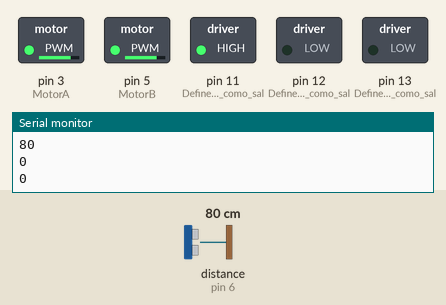
The sketch below on a simulated Arduino Uno, built with avr-gcc and run on an emulated ATmega328P. Shown: switched loads named in the sketch (green lamp = pin HIGH), the last lines printed to the serial monitor. Wiring (inferred from the names in the program): ultrasonic range finder: trigger pin 7; echo pin 6. The test bench sets the inputs (shaded band); at power-on: distance to the obstacle (sensor on pin 6) 80 cm. The echo pulse lasts 58.3 µs per cm; pins used as bus, display or sensor lines are not drawn.

Above: at 1.2 s.
1.3 s: distance to the obstacle (sensor on pin 6) set to 55 cm
2.8 s: distance to the obstacle (sensor on pin 6) set to 46 cm
At 4.1 s:
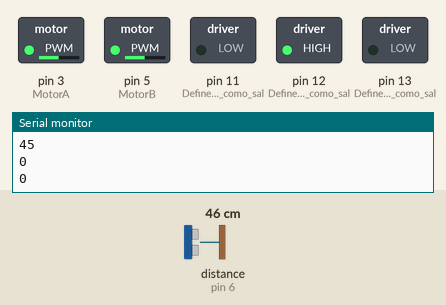
4.4 s: distance to the obstacle (sensor on pin 6) set to 2 cm
At 5.7 s:
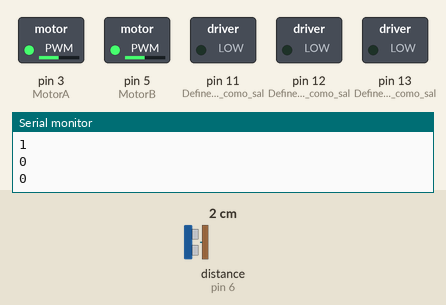
6.0 s: distance to the obstacle (sensor on pin 6) set to 4 cm
At 7.1 s:
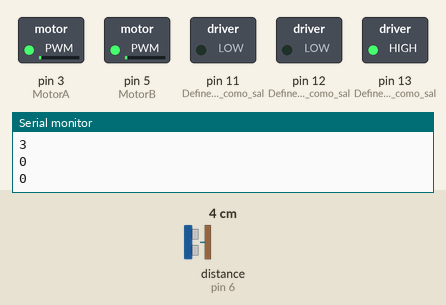
7.6 s: distance to the obstacle (sensor on pin 6) set to 120 cm
At 9.0 s:
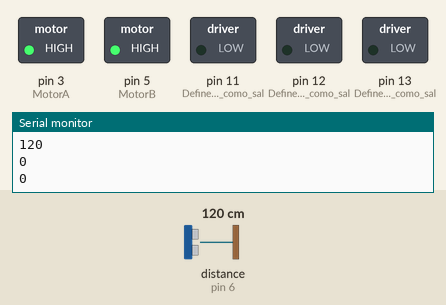
9.3 s: distance to the obstacle (sensor on pin 6) set to 9 cm
At 10.2 s:
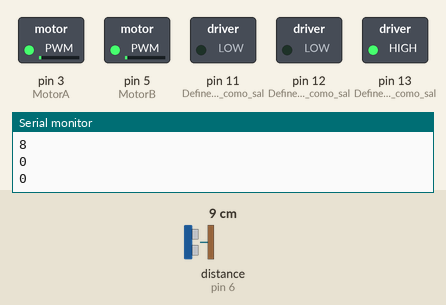
Timing chart, 0 to 11.9 s (numbered marks = the images above; inputs shaded):
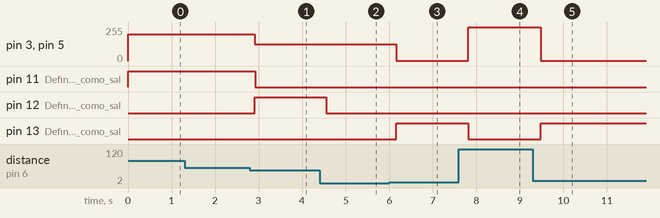

The sketch:

Silla_de_Ruedas.ino
```cpp
/*
Sensor Ultrasonico

 HC-SR04 conexiones:
  VCC al Arduino 5V
  GND al Arduino GND
  Echo al Arduino pin 6
  Trig al Arduino pin 7
 */

#define ECHO 6
#define TRIG 7
volatile int DER=0;          // Interrupciones para encoder derecho
volatile int IZQ=0;          // Interrupciones para encoder izquierdo
long duracion, distancia;    // Variables para sensor ultrasonico
int MotorA=3;                // Define la variable entera en pin 3
int MotorB=5;                // Define la variable entera en pin 5
int valor=0;                 // Guarda los estados de los pines de aviso
int x=0;                     // Control PWM en motores


void setup() {
  Serial.begin (9600);                    // Inicializa el puerto seria a 9600 baudios
  attachInterrupt(1, RUEDADER, FALLING);  // Lectura de interrupciones en pin 1
  attachInterrupt(3, RUEDAIZQ, FALLING);  // Lectura de interrupciones en pin 2
  pinMode(ECHO, INPUT);                   // define el pin 6 como entrada (echo)
  pinMode(TRIG, OUTPUT);                  // Define el pin 7 como salida  (triger)
  pinMode(11, 1);                         // Define el pin 11 como salida en LED verde
  pinMode(12, 1);                         // Define el pin 12 como salida en Buzzer
  pinMode(13, 1);                         // Define el pin 13 como salida en LED rojo
  }

void loop() {


  //Instrucciones para sensor ultrasonico HC-SR04

  digitalWrite(TRIG, LOW);
  delayMicroseconds(2);
  digitalWrite(TRIG, HIGH);   // genera el pulso de triger por 10ms
  delayMicroseconds(10);
  digitalWrite(TRIG, LOW);

  duracion = pulseIn(ECHO, HIGH);
  distancia = (duracion/2) / 29;                // calcula la distancia en centimetros


  //Intrucciones para deteccion de distancia, avisos y velociad de motores

  Serial.println(distancia);
  if (distancia >= 400 || distancia <= 0){     // Si la distancia es mayor a 400cm o menor a 0cm
   // Serial.println("---");                     // No mide nada
  }

  else {
    //Serial.println(distancia);                  // Envia el valor de la distancia por el puerto serial
    //Serial.println("cm");                     // Le coloca a la distancia los centimetros "cm"
    digitalWrite(13, 0);                      // en bajo el pin 13
  }

   if (distancia <= 25 && distancia >= 2){

      digitalWrite(13, 1);                    // Si la distancia esta entre 2 y 25 en alto pin 13
      valor=digitalRead(13);                  // Lee el estado del pin 13
        if (valor==HIGH){
          analogWrite(MotorA,x=1);            // Si pin 13 esta en alto pin 3 manda un señal PWM al 0%
          analogWrite(MotorB,x=1);            // Si pin 13 esta en alto pin 5 manda un señal PWM al 0%
       delay(10);
    }

        if (valor==LOW) {
          analogWrite(MotorA,x=0);            // Si pin 13 esta en bajo pin 3 manda un señal PWM al 0%
          analogWrite(MotorB,x=0);            // Si pin 13 esta en bajo pin 5 manda un señal PWM al 0%
          delay(10);
      valor=0;
      }
   }

   if (distancia <= 50 && distancia >= 26){

      digitalWrite(12, 1);                    // Si distancia esta entre 26 y 50 en alto pin 12
      valor=digitalRead(12);                  // Lee el estado del pin 12
        if (valor==HIGH){
        analogWrite(MotorA,x=125);             // Si pin 12 esta en alto pin 3 manda una señal PWM al 50%
        analogWrite(MotorB,x=125);             // Si pin 12 esta en alto pin 5 manda una señal PWM al 50%
      delay(10);
    }

       if (valor==LOW) {
         analogWrite(MotorA,x=0);             // Si pin 12 esta en bajo pin 3 manda una señal PWM al 0%
         analogWrite(MotorB,x=0);             // Si pin 12 esta en bajo pin 5 manda una señal PWM al 0%
      delay(10);
      valor=0;
        }
    }

    else {
    digitalWrite(12, 0);                     // Si distancia no esta entre 26 y 50 en bajo el pin 12
    }


   if (distancia <= 100 && distancia >= 51){

      digitalWrite(11, 1);                   // Si distancia esta entre 51 y 100 en alto pin 11
      valor=digitalRead(11);
        if (valor==HIGH){
         analogWrite(MotorA,x=200);          // Si pin 12 esta en alto pin 3 manda una señal PWM al 75%
         analogWrite(MotorB,x=200);          // Si pin 12 esta en alto pin 5 manda una señal PWM al 75%
      delay(10);
      }

       if (valor==LOW) {
         analogWrite(MotorA,x=0);            // Si pin 12 esta en bajo pin 3 manda una señal PWM al 0%
         analogWrite(MotorB,x=0);            // Si pin 12 esta en bajo pin 5 manda una señal PWM al 0%
      delay(10);
       valor=0;
       }
  }

   else {
    digitalWrite(11, 0);                     // Si distancia no esta entre 51 y 100 en bajo pin 11
    }

   // Resultados de encoders

  // Serial.print("Pulsos en rueda derecha=");
   Serial.println(DER*3);                           // Factor de RPM: 60 segundos / 20 segmentos de encoder = 3
  // Serial.println("RPM");
  // Serial.print("Pulsos en rueda izquiera=");
   Serial.println(IZQ*3);
  // Serial.println("RPM");                        // Factor de RPM: 60 segundos / 20 segmentos de encoder = 3
  // Serial.println("------------------");


   //Intrucciones para funcinomineto de motores en un rango de distancia superior a 100cm

   if (distancia <= 400 && distancia >= 100){

           analogWrite(MotorA,x=255);          // PWM al 100%
           analogWrite(MotorB,x=255);          // PWM al 100%
           delay(10);

      if (IZQ < DER){
        analogWrite(MotorA,x= IZQ/DER * 256);          // PWM al 100%
        analogWrite(MotorB,x=255);          // PWM al 100%
        delay(10);
       }

  }

  DER=0;
  IZQ=0;

  delay(400);                                // Espera 999ms para que se logre ver la distancia en la consola
}

void RUEDADER(){
  DER++;                                    // Incremetar +1 en encoder optico
  }

void RUEDAIZQ(){
  IZQ++;                                    // Incrementar +1 en encoder optico
  }
```

Measured:
- the behaviour switches between 52 and 51 cm on distance to the obstacle (sensor on pin 6) (found by bisection; images 0 and 1)
- after the input at 2.8 s, pin 3 (MotorA), pin 5 (MotorB): 200/255 → 125/255 after 0.11 s; pin 11 (Define_el_pin_11_como_sal): HIGH → LOW after 0.12 s; pin 12 (Define_el_pin_12_como_sal): LOW → HIGH after 0.11 s
- after the input at 4.4 s, pin 12 (Define_el_pin_12_como_sal): HIGH → LOW after 0.16 s
- after the input at 6.0 s, pin 3 (MotorA), pin 5 (MotorB): 125/255 → 1/255 after 0.16 s; pin 13 (Define_el_pin_13_como_sal): LOW → HIGH after 0.16 s
- after the input at 7.6 s, pin 3 (MotorA), pin 5 (MotorB): 1/255 → 255/255 after 0.21 s; pin 13 (Define_el_pin_13_como_sal): HIGH → LOW after 0.21 s
- after the input at 9.3 s, pin 3 (MotorA), pin 5 (MotorB): 255/255 → 1/255 after 0.18 s; pin 13 (Define_el_pin_13_como_sal): LOW → HIGH after 0.18 s
